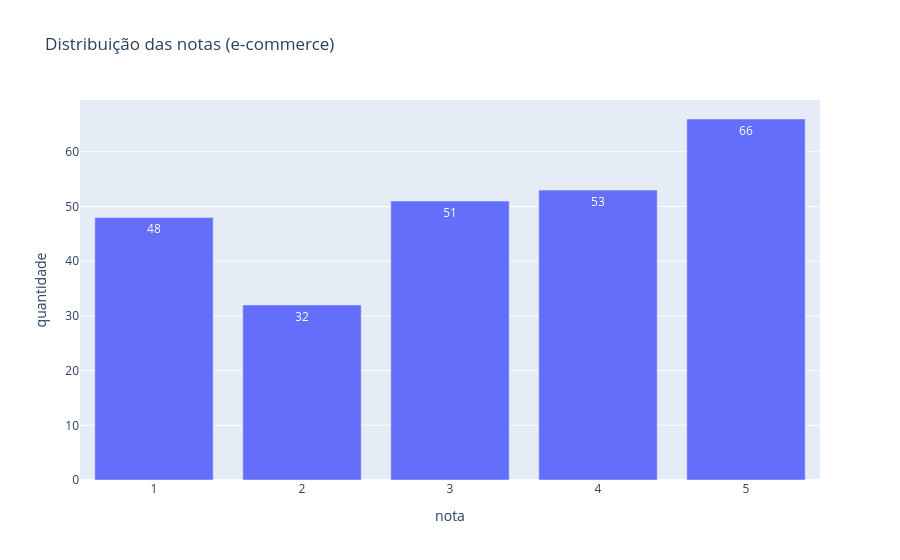

Notebook code cell kept with this figure:
### Code cell
notas = df_ecom["nota"].value_counts().sort_index().reset_index()
notas.columns = ["nota", "quantidade"]

fig = px.bar(notas, x="nota", y="quantidade", text="quantidade",
             title="Distribuição das notas (e-commerce)")
fig.show()

### Figure 1 — Plotly figure (JSON) as saved in the notebook; plotly's stock layout.template omitted (floating-point values rounded to 4 significant figures)
{"data": [{"hovertemplate": "nota=%{x}<br>quantidade=%{text}<extra></extra>", "legendgroup": "", "marker": {"color": "#636efa", "pattern": {"shape": ""}}, "name": "", "orientation": "v", "showlegend": false, "text": [48.0, 32.0, 51.0, 53.0, 66.0], "textposition": "auto", "type": "bar", "x": [1, 2, 3, 4, 5], "xaxis": "x", "y": [48, 32, 51, 53, 66], "yaxis": "y"}], "layout": {"barmode": "relative", "legend": {"tracegroupgap": 0}, "title": {"text": "Distribuição das notas (e-commerce)"}, "xaxis": {"anchor": "y", "domain": [0, 1], "title": {"text": "nota"}}, "yaxis": {"anchor": "x", "domain": [0, 1], "title": {"text": "quantidade"}}}}
